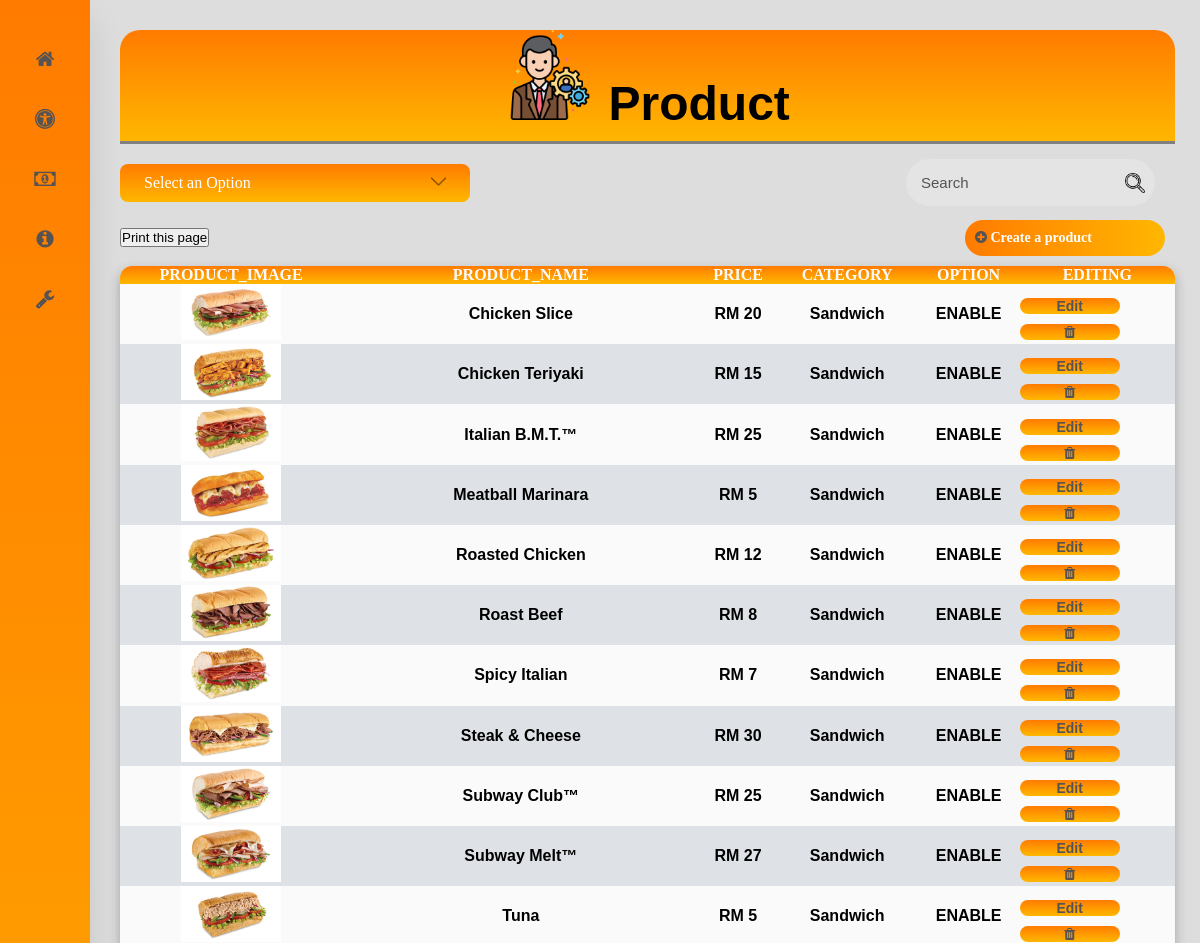
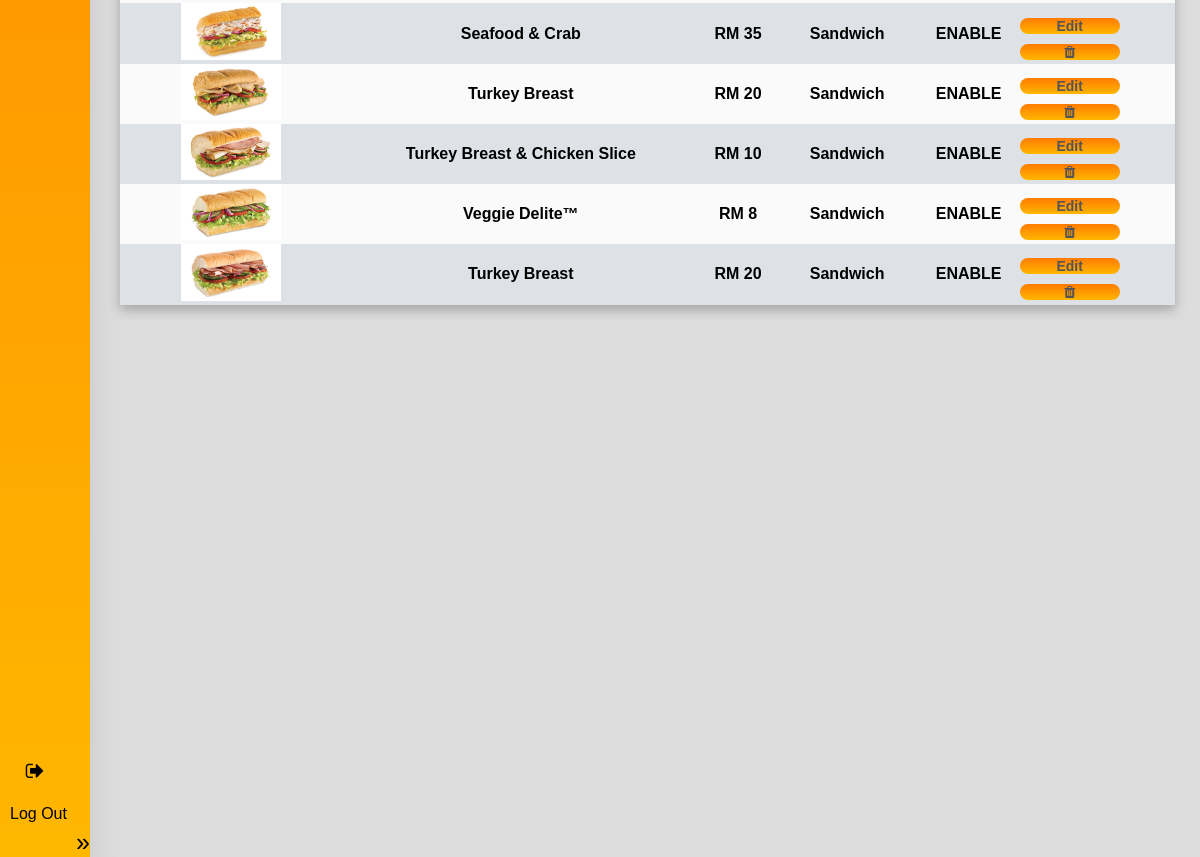
/Manage_prod.php, run on the app's committed database (2 pictures, top to bottom).
### tables this page shows
CREATE TABLE `foodmenu` (
  `Food_ID` int(50) NOT NULL,
  `Food_Name` varchar(50) NOT NULL,
  `Food_Cat` varchar(50) NOT NULL,
  `Food_Price` int(50) NOT NULL,
  `Ref_ID` int(50) NOT NULL,
  `images_path` varchar(200) NOT NULL,
  `options` varchar(10) NOT NULL DEFAULT 'ENABLE',
  `stock` varchar(50) NOT NULL
);

### Manage_prod.php (the view, shortened to what this page needs)
<?php
    include 'config.php';
 ?>
<!DOCTYPE html>
<html lang="en">
<head>
    <link rel="stylesheet" href="https://cdnjs.cloudflare.com/ajax/libs/font-awesome/4.7.0/css/font-awesome.min.css">
</head>
<body>
    <div class="container">
    <?php include 'adminsidebar.php' ?>
        <div class="product">
            <div id="productmanager">
                <div class="select-box">
                    <h1>
                        <?php echo '<img src="images/management.png" alt="">'?> Product</h1>
                    <div class="combine">
                        <form action="" class="search">
                            <input type="text" placeholder="Search">
                            <button><?php echo '<img src="image/search.png" alt="">'?></button>
                        </form>
                        <div class="selected">
                            Select an Option <?php echo '<img src="images/arrowdown.png" alt="">'?>
                        </div>
                    </div>
                </div>
            </div>
            <div class="create">
                    <form action="" method="POST" enctype="multipart/form-data">
                        <a href="addproduct.php?name=<?php echo $host_image['username']?>"><i class="fa fa-plus-circle"></i><span> Create a product</span></a>
                        <br><button onclick="window.print()">Print this page</button>
                    </form>
            </div>
            <table>
                <tr>
                    <th>PRODUCT_IMAGE</th>
                    <th>PRODUCT_NAME</th>
                    <th>PRICE</th>
                    <th>CATEGORY</th>
                    <th>OPTION</th>
                    <th>EDITING</th>
                </tr>
                <?php
                    $p = "SELECT * FROM foodmenu";
                    $query= mysqli_query($conn,$p);
                    while($product = mysqli_fetch_assoc($query))
                    {
                ?>
                    <tr>
                        <td><img alt="<?php echo $product['Food_Name']?>" style="width: 100px;" src="<?php echo $product['images_path']?>"></td>
                        <td><?php echo $product['Food_Name']?></td>
                        <td><?php echo "RM ".$product['Food_Price']?></td>
                        <td><?php echo $product['Food_Cat']?></td>
                        <td><?php echo $product['options']?></td>
                        <td class="button">
                            <form action="" method="POST">
                            <a href="editproduct.php?id=<?php echo $product['Food_ID']?>&&name=<?php echo $host_image['username']?>">Edit</a>
                            <a href="delproduct.php?id=<?php echo $product['Food_ID']?>&&name=<?php echo $host_image['username']?>"><i class="fa fa-trash"></i></a>
                            </form>
                        </td>
                    </tr>
                    <?php
                    }
                ?>
            </table>
        </div>
    </div>
</body>
</html>

### Manage_prod.php (style rules this page uses)
* { margin: 0; padding: 0; }
body { background: #DDDDDD; margin: 30px; margin-left: 120px; }
a { color: rgb(85,83,83); font-size: 14px; display: table; width: 200px; padding: 5px; padding-left: 10px; margin-top: 10px; text-decoration: none; border: 1px slo; }
.select-box { display: flex; flex-direction: column; }
.selected::after { content: ""; background-size: contain; background-repeat: no-repeat; position: absolute; height: 100%; width: 15px; transition: all 0.4s; }
.selected img { width: 15px; height: 100%; float: right; transition: all 0.4s; }
.selected { background: linear-gradient(#ff7b00,#ffb700); border-radius: 8px; margin-bottom: 8px; color: white; width: 350px; margin-top: 20px; order: 0; }
.select-box .option, .selected { padding: 10px 24px; cursor: pointer; }
.select-box h1 { border-bottom: 3px solid gray; text-align: center; font-size: 3em; font-family: sans-serif; background: linear-gradient(#ff7b00,#ffb700); border-top-left-radius: 20px; border-top-right-radius: 20px; padding-bottom: 10px; }
.select-box h1 img { width: 90px; }
.search { max-width: 300px; background: rgba(255,255,255,0.2); display: flex; padding: 10px; align-items: center; border-radius: 60px; }
.search input { border: 1px solid black; background: transparent; flex: 1; border: 0; outline: none; padding: 5px; font-size: 15px; color: rgb(85,83,83); }
::placeholder { color: rgb(85,83,83); }
.search button img { width: 20px; }
.search button { border: 0; border-radius: 50%; width: 20px; height: 20px; background: transparent; cursor: pointer; filter: grayscale(0); }
.combine .search { float: right; margin-top: 15px; margin-right: 20px; }
.create a { border: none; background: linear-gradient(to right,#ff7b00,#ffb700); margin: 10px; margin-left: 20px; padding: 10px; border-radius: 20px; color: white; width: 200px; font-weight: bold; float: right; }
.create .fa { color: rgb(85,83,83); }
table { width: 100%; height: 400px; background: #fafafa; border-collapse: collapse; border-spacing: 0; border-radius: 12px 12px 0 0; overflow: hidden; text-align: center; box-shadow: 0px 5px 12px rgba(32, 32, 32, 0.3); }
th { background: linear-gradient(#ff7b00,#ffb700); color: #fafafa; text-transform: uppercase; }
td { font-family: Arial, Helvetica, sans-serif; font-weight: bold; }
tr:nth-child(odd) { background: #dee2e6; }
tr a { background: linear-gradient(#ff7b00,#ffb700); border-radius: 20px; text-align: center; width: 100px; }

### adminsidebar.php (style rules this page uses)
body { background: #DDDDDD; margin-left: 120px; margin-right: 25px; margin-top: 30px; }
* { box-sizing: border-box; margin: 0; padding: 0; }

### data on the page
foodmenu: images_path (picture), Food_Name "Chicken Slice", Food_Price "20", Food_Cat "Sandwich", options "ENABLE"
foodmenu: images_path (picture), Food_Name "Chicken Teriyaki", Food_Price "15", Food_Cat "Sandwich", options "ENABLE"
foodmenu: images_path (picture), Food_Name "Italian B.M.T.™", Food_Price "25", Food_Cat "Sandwich", options "ENABLE"
foodmenu: images_path (picture), Food_Name "Meatball Marinara", Food_Price "5", Food_Cat "Sandwich", options "ENABLE"
foodmenu: images_path (picture), Food_Name "Roasted Chicken", Food_Price "12", Food_Cat "Sandwich", options "ENABLE"
foodmenu: images_path (picture), Food_Name "Roast Beef", Food_Price "8", Food_Cat "Sandwich", options "ENABLE"
foodmenu: images_path (picture), Food_Name "Spicy Italian", Food_Price "7", Food_Cat "Sandwich", options "ENABLE"
foodmenu: images_path (picture), Food_Name "Steak & Cheese", Food_Price "30", Food_Cat "Sandwich", options "ENABLE"
foodmenu: images_path (picture), Food_Name "Subway Club™", Food_Price "25", Food_Cat "Sandwich", options "ENABLE"
foodmenu: images_path (picture), Food_Name "Subway Melt™", Food_Price "27", Food_Cat "Sandwich", options "ENABLE"
foodmenu: images_path (picture), Food_Name "Tuna", Food_Price "5", Food_Cat "Sandwich", options "ENABLE"
foodmenu: images_path (picture), Food_Name "Seafood & Crab", Food_Price "35", Food_Cat "Sandwich", options "ENABLE"
foodmenu: images_path (picture), Food_Name "Turkey Breast", Food_Price "20", Food_Cat "Sandwich", options "ENABLE"
foodmenu: images_path (picture), Food_Name "Turkey Breast & Chicken Slice", Food_Price "10", Food_Cat "Sandwich", options "ENABLE"
foodmenu: images_path (picture), Food_Name "Veggie Delite™", Food_Price "8", Food_Cat "Sandwich", options "ENABLE"
foodmenu: images_path (picture), Food_Name "Turkey Breast", Food_Price "20", Food_Cat "Sandwich", options "ENABLE"
